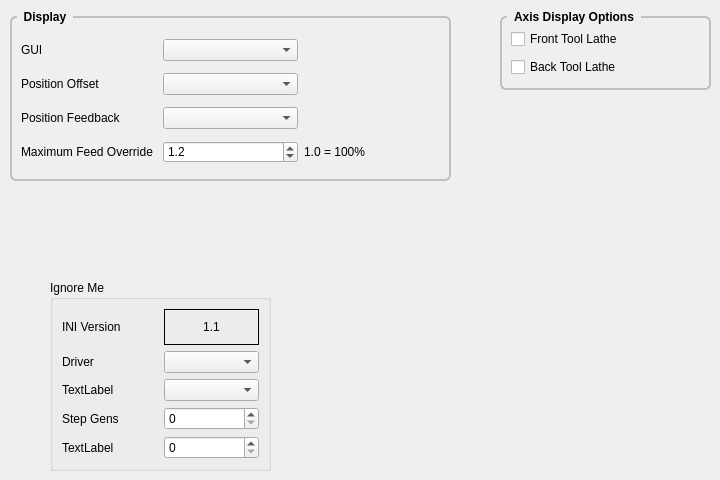
      <widget class="QWidget" name="display">
       <attribute name="title">
        <string>Display</string>
       </attribute>
       <widget class="QGroupBox" name="gridGroupBox">
        <property name="geometry">
         <rect>
          <x>500</x>
          <y>10</y>
          <width>211</width>
          <height>80</height>
         </rect>
        </property>
        <property name="styleSheet">
         <string notr="true">QGroupBox {
    font: bold;
    border: 2px solid silver;
    border-radius: 6px;
    margin-top: 6px;
}

QGroupBox::title {
    subcontrol-origin: margin;
    left: 7px;
    padding: 0px 5px 0px 5px;
}</string>
        </property>
        <property name="title">
         <string>Axis Display Options</string>
        </property>
        <layout class="QGridLayout" name="gridLayout_32">
         <item row="0" column="0">
          <widget class="QCheckBox" name="frontToolLatheCB">
           <property name="text">
            <string>Front Tool Lathe</string>
           </property>
          </widget>
         </item>
         <item row="1" column="0">
          <widget class="QCheckBox" name="backToolLatheCB">
           <property name="text">
            <string>Back Tool Lathe</string>
           </property>
          </widget>
         </item>
        </layout>
       </widget>
       <widget class="QGroupBox" name="gridGroupBox">
        <property name="geometry">
         <rect>
          <x>10</x>
          <y>10</y>
          <width>441</width>
          <height>171</height>
         </rect>
        </property>
        <property name="styleSheet">
         <string notr="true">QGroupBox {
    font: bold;
    border: 2px solid silver;
    border-radius: 6px;
    margin-top: 6px;
}

QGroupBox::title {
    subcontrol-origin: margin;
    left: 7px;
    padding: 0px 5px 0px 5px;
}</string>
        </property>
        <property name="title">
         <string>Display</string>
        </property>
        <layout class="QGridLayout" name="gridLayout_47">
         <property name="leftMargin">
          <number>9</number>
         </property>
         <property name="topMargin">
          <number>15</number>
         </property>
         <property name="rightMargin">
          <number>9</number>
         </property>
         <property name="bottomMargin">
          <number>9</number>
         </property>
         <item row="1" column="1">
          <widget class="QComboBox" name="positionOffsetCB"/>
         </item>
         <item row="2" column="1">
          <widget class="QComboBox" name="positionFeedbackCB"/>
         </item>
         <item row="3" column="1">
          <widget class="QDoubleSpinBox" name="maxFeedOverrideSB">
           <property name="decimals">
            <number>1</number>
           </property>
           <property name="maximum">
            <double>2.000000000000000</double>
           </property>
           <property name="singleStep">
            <double>0.100000000000000</double>
           </property>
           <property name="value">
            <double>1.200000000000000</double>
           </property>
          </widget>
         </item>
         <item row="0" column="0">
          <widget class="QLabel" name="label_40">
           <property name="text">
            <string>GUI</string>
           </property>
          </widget>
         </item>
         <item row="1" column="0">
          <widget class="QLabel" name="label_41">
           <property name="text">
            <string>Position Offset</string>
           </property>
          </widget>
         </item>
         <item row="0" column="1">
          <widget class="QComboBox" name="guiCB"/>
         </item>
         <item row="2" column="0">
          <widget class="QLabel" name="label_42">
           <property name="text">
            <string>Position Feedback</string>
           </property>
          </widget>
         </item>
         <item row="3" column="0">
          <widget class="QLabel" name="label_9">
           <property name="text">
            <string>Maximum Feed Override</string>
           </property>
          </widget>
         </item>
         <item row="3" column="2">
          <widget class="QLabel" name="label_179">
           <property name="text">
            <string>1.0 = 100%</string>
           </property>
          </widget>
         </item>
        </layout>
       </widget>
       <widget class="QGroupBox" name="groupBox">
        <property name="geometry">
         <rect>
          <x>50</x>
          <y>280</y>
          <width>221</width>
          <height>191</height>
         </rect>
        </property>
        <property name="title">
         <string>Ignore Me</string>
        </property>
        <layout class="QGridLayout" name="gridLayout_50">
         <item row="0" column="0">
          <widget class="QLabel" name="label_33">
           <property name="text">
            <string>INI Version</string>
           </property>
          </widget>
         </item>
         <item row="1" column="1">
          <widget class="QComboBox" name="driverCB"/>
         </item>
         <item row="1" column="0">
          <widget class="QLabel" name="label_30">
           <property name="text">
            <string>Driver</string>
           </property>
          </widget>
         </item>
         <item row="2" column="0">
          <widget class="QLabel" name="label_35">
           <property name="text">
            <string>TextLabel</string>
           </property>
          </widget>
         </item>
         <item row="0" column="1">
          <widget class="QLabel" name="versionLE">
           <property name="frameShape">
            <enum>QFrame::Box</enum>
           </property>
           <property name="text">
            <string>1.1</string>
           </property>
           <property name="alignment">
            <set>Qt::AlignCenter</set>
           </property>
          </widget>
         </item>
         <item row="3" column="0">
          <widget class="QLabel" name="label_36">
           <property name="text">
            <string>Step Gens</string>
           </property>
          </widget>
         </item>
         <item row="2" column="1">
          <widget class="QComboBox" name="boardCB"/>
         </item>
         <item row="3" column="1">
          <widget class="QSpinBox" name="stepgensSB"/>
         </item>
         <item row="4" column="0">
          <widget class="QLabel" name="label_46">
           <property name="text">
            <string>TextLabel</string>
           </property>
          </widget>
         </item>
         <item row="4" column="1">
          <widget class="QSpinBox" name="sserialSB"/>
         </item>
        </layout>
       </widget>
      </widget>
